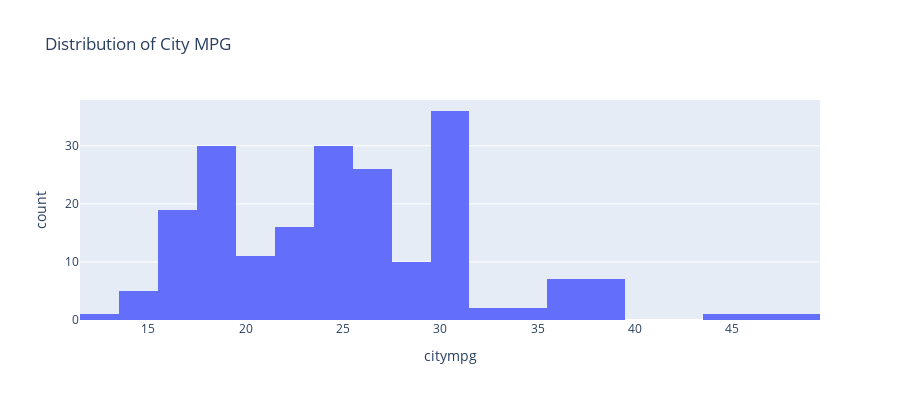
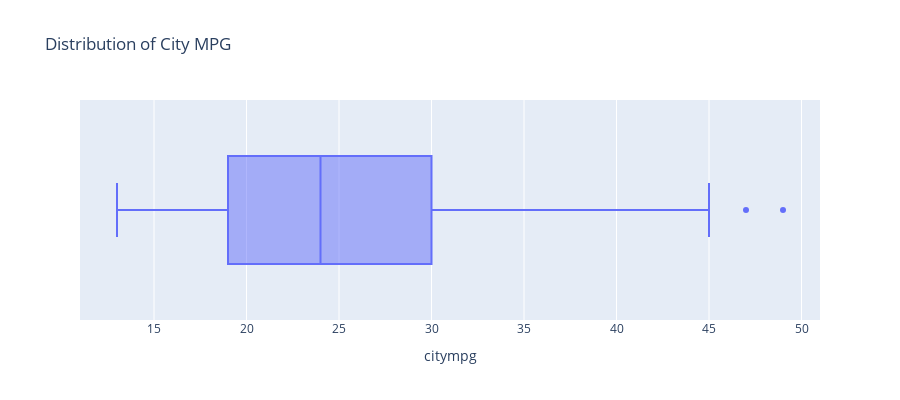

These figures' notebook cell, in order:
### Markdown cell above
#### Visualizing Distributions
* Now that we have chosen our features, we can explore the distributions and look for outliers with Box Plots
* First We will examine our <u>target variable</u>: **City MPG**

### Code cell
model_data = data[["citympg", "curbweight", "compressionratio"]]

# Plot the distribution of City MPG
# Distribution with Historam & Boxplot:
px_fig = px.histogram(model_data, x="citympg", width=900, height=400, title="Distribution of City MPG")
px_fig.show()

px_fig2 = px.box(model_data, x="citympg", width=900, height=400, title="Distribution of City MPG")
px_fig2.show()

### Figure 1 — Plotly figure (JSON) as saved in the notebook; plotly's stock layout.template omitted (floating-point values rounded to 4 significant figures; data arrays with more than 128 entries replaced by an {"elided": "..."} marker saying what was removed)
{"data": [{"alignmentgroup": "True", "bingroup": "x", "hovertemplate": "citympg=%{x}<br>count=%{y}<extra></extra>", "legendgroup": "", "marker": {"color": "#636efa", "pattern": {"shape": ""}}, "name": "", "offsetgroup": "", "orientation": "v", "showlegend": false, "type": "histogram", "x": {"elided": "205 int values"}, "xaxis": "x", "yaxis": "y"}], "layout": {"barmode": "relative", "height": 400, "legend": {"tracegroupgap": 0}, "title": {"text": "Distribution of City MPG"}, "width": 900, "xaxis": {"anchor": "y", "domain": [0, 1], "title": {"text": "citympg"}}, "yaxis": {"anchor": "x", "domain": [0, 1], "title": {"text": "count"}}}}

### Figure 2 — Plotly figure (JSON) as saved in the notebook; plotly's stock layout.template omitted (floating-point values rounded to 4 significant figures; data arrays with more than 128 entries replaced by an {"elided": "..."} marker saying what was removed)
{"data": [{"alignmentgroup": "True", "hovertemplate": "citympg=%{x}<extra></extra>", "legendgroup": "", "marker": {"color": "#636efa"}, "name": "", "notched": false, "offsetgroup": "", "orientation": "h", "showlegend": false, "type": "box", "x": {"elided": "205 int values"}, "x0": " ", "xaxis": "x", "y0": " ", "yaxis": "y"}], "layout": {"boxmode": "group", "height": 400, "legend": {"tracegroupgap": 0}, "title": {"text": "Distribution of City MPG"}, "width": 900, "xaxis": {"anchor": "y", "domain": [0, 1], "title": {"text": "citympg"}}, "yaxis": {"anchor": "x", "domain": [0, 1]}}}
